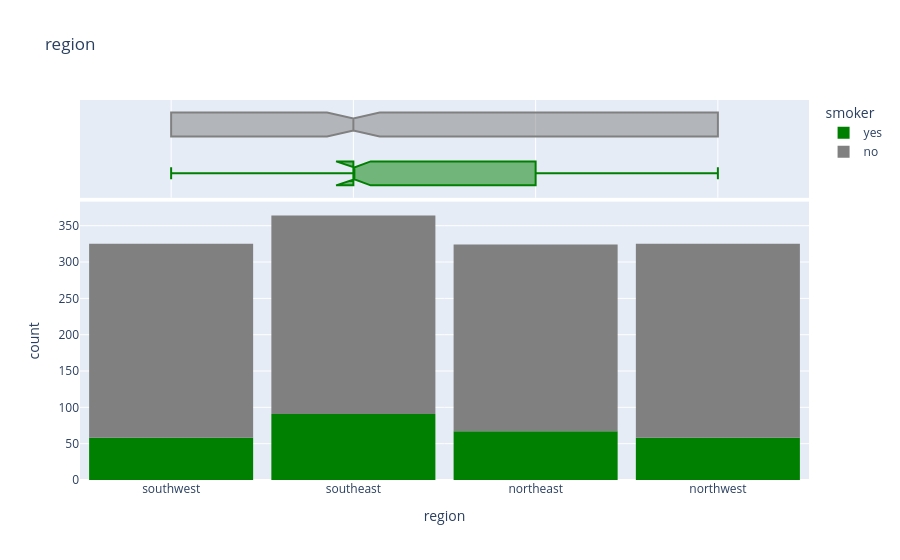

Notebook code for this chart:
### Code cell
fig= px.histogram(medical_df,
                  x='region',
                  marginal='box',
                  title='region ',
                  color='smoker',
                  color_discrete_sequence=['green','grey'])
fig.update_layout(bargap=0.1)
fig.show()

### Figure 1 — Plotly figure (JSON) as saved in the notebook; plotly's stock layout.template omitted (floating-point values rounded to 4 significant figures; data arrays with more than 128 entries replaced by an {"elided": "..."} marker saying what was removed)
{"data": [{"bingroup": "x", "hovertemplate": "smoker=yes<br>region=%{x}<br>count=%{y}<extra></extra>", "legendgroup": "yes", "marker": {"color": "green", "pattern": {"shape": ""}}, "name": "yes", "orientation": "v", "showlegend": true, "type": "histogram", "x": {"elided": "274 str values"}, "xaxis": "x", "yaxis": "y"}, {"hovertemplate": "smoker=yes<br>region=%{x}<extra></extra>", "legendgroup": "yes", "marker": {"color": "green"}, "name": "yes", "notched": true, "showlegend": false, "type": "box", "x": {"elided": "274 str values"}, "xaxis": "x2", "yaxis": "y2"}, {"bingroup": "x", "hovertemplate": "smoker=no<br>region=%{x}<br>count=%{y}<extra></extra>", "legendgroup": "no", "marker": {"color": "grey", "pattern": {"shape": ""}}, "name": "no", "orientation": "v", "showlegend": true, "type": "histogram", "x": {"elided": "1064 str values"}, "xaxis": "x", "yaxis": "y"}, {"hovertemplate": "smoker=no<br>region=%{x}<extra></extra>", "legendgroup": "no", "marker": {"color": "grey"}, "name": "no", "notched": true, "showlegend": false, "type": "box", "x": {"elided": "1064 str values"}, "xaxis": "x2", "yaxis": "y2"}], "layout": {"bargap": 0.1, "barmode": "relative", "legend": {"title": {"text": "smoker"}, "tracegroupgap": 0}, "title": {"text": "region "}, "xaxis": {"anchor": "y", "domain": [0, 1], "title": {"text": "region"}}, "xaxis2": {"anchor": "y2", "domain": [0, 1], "matches": "x", "showgrid": true, "showticklabels": false}, "yaxis": {"anchor": "x", "domain": [0, 0.7326], "title": {"text": "count"}}, "yaxis2": {"anchor": "x2", "domain": [0.7426, 1], "matches": "y2", "showgrid": false, "showline": false, "showticklabels": false, "ticks": ""}}}
